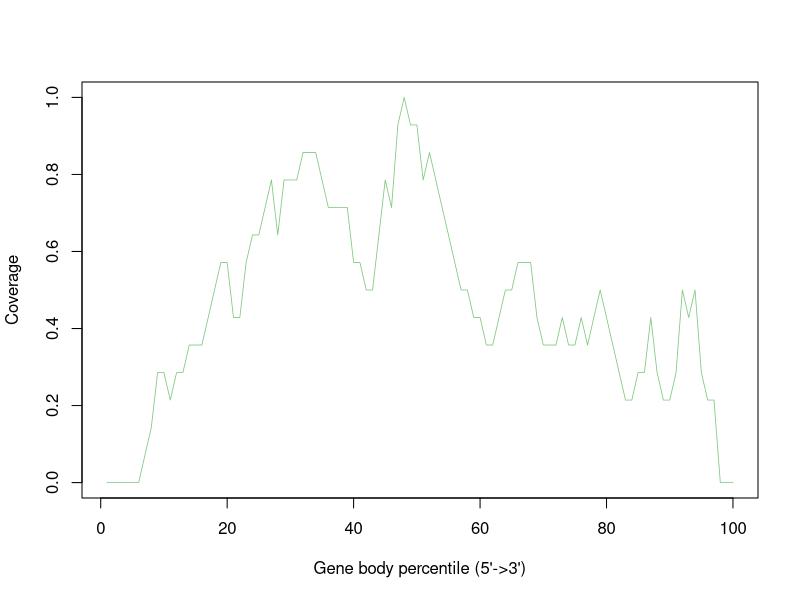

Generate this figure with R:
Atha_Ler_0_sl_FLT_0.09G_Rep2_Aligned.sortedByCoord_sorted.out <- c(0.0,0.0,0.0,0.0,0.0,0.0,0.07142857142857142,0.14285714285714285,0.2857142857142857,0.2857142857142857,0.21428571428571427,0.2857142857142857,0.2857142857142857,0.35714285714285715,0.35714285714285715,0.35714285714285715,0.42857142857142855,0.5,0.5714285714285714,0.5714285714285714,0.42857142857142855,0.42857142857142855,0.5714285714285714,0.6428571428571429,0.6428571428571429,0.7142857142857143,0.7857142857142857,0.6428571428571429,0.7857142857142857,0.7857142857142857,0.7857142857142857,0.8571428571428571,0.8571428571428571,0.8571428571428571,0.7857142857142857,0.7142857142857143,0.7142857142857143,0.7142857142857143,0.7142857142857143,0.5714285714285714,0.5714285714285714,0.5,0.5,0.6428571428571429,0.7857142857142857,0.7142857142857143,0.9285714285714286,1.0,0.9285714285714286,0.9285714285714286,0.7857142857142857,0.8571428571428571,0.7857142857142857,0.7142857142857143,0.6428571428571429,0.5714285714285714,0.5,0.5,0.42857142857142855,0.42857142857142855,0.35714285714285715,0.35714285714285715,0.42857142857142855,0.5,0.5,0.5714285714285714,0.5714285714285714,0.5714285714285714,0.42857142857142855,0.35714285714285715,0.35714285714285715,0.35714285714285715,0.42857142857142855,0.35714285714285715,0.35714285714285715,0.42857142857142855,0.35714285714285715,0.42857142857142855,0.5,0.42857142857142855,0.35714285714285715,0.2857142857142857,0.21428571428571427,0.21428571428571427,0.2857142857142857,0.2857142857142857,0.42857142857142855,0.2857142857142857,0.21428571428571427,0.21428571428571427,0.2857142857142857,0.5,0.42857142857142855,0.5,0.2857142857142857,0.21428571428571427,0.21428571428571427,0.0,0.0,0.0)


pdf("Atha_Ler-0_sl_FLT_0.09G_Rep2.geneBodyCoverage.curves.pdf")
x=1:100
icolor = colorRampPalette(c("#7fc97f","#beaed4","#fdc086","#ffff99","#386cb0","#f0027f"))(1)
plot(x,Atha_Ler_0_sl_FLT_0.09G_Rep2_Aligned.sortedByCoord_sorted.out,type='l',xlab="Gene body percentile (5'->3')", ylab="Coverage",lwd=0.8,col=icolor[1])
dev.off()
